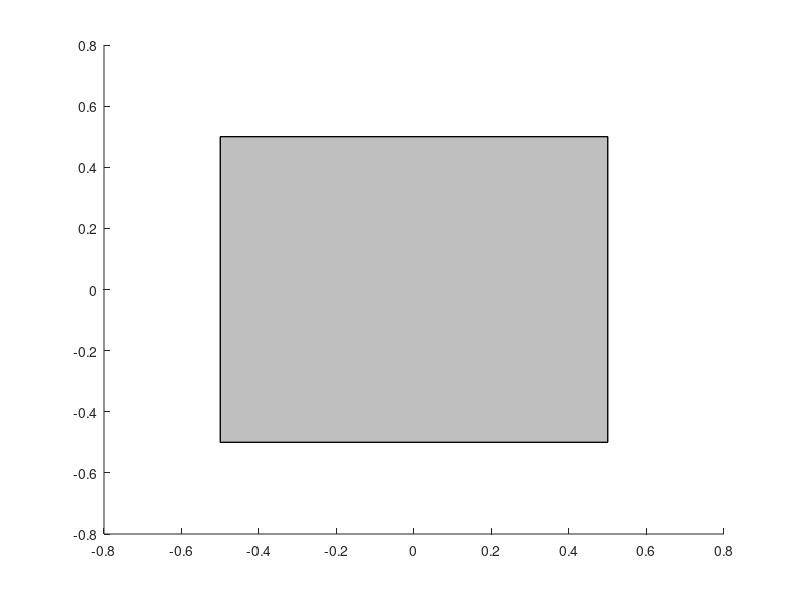

Write MATLAB code to recreate this figure.
function [CuboidHandle, verts, facs] = DrawCuboid(varargin)
% Draw Cuboid
% Draw a Cuboid using 8 rectangular faces. Places Cuboid Into Current Figure
%
% Inputs (SL, CV, R, colr, alph)
% ----------------
% SL    - [X;Y;Z] Length of Cuboid Side (SL - SideLength)
% CV    - [X;Y;Z] Center of volume
% R     - rotation matrix
% colr  - Color of cuboid; string (ex. 'r','b','g') or vector [R G B]
% alph  - Alpha transparency value of cuboid
%
% Outputs (CuboidHandle, verts, facs)
% ----------------
% CuboidHandle  = Handle for Patch Object
% verts         = 3x8 XYZ Vertices
% facs          = 6x4 Order of faces
%
%% Number of inputs and assign defaults if not specified
% Define Default Values
SL = [1;1;1];   CV = [0;0;0];   R = eye(3);   colr = [0.5 0.5 0.5];   alph = 0.5;
switch nargin
    case 0
        % All Inputs Empty Using Default Values
    case 1
        SL = varargin{1};
    case 2
        SL = varargin{1};   CV = varargin{2};
    case 3
        SL = varargin{1};   CV = varargin{2};   R = varargin{3};
    case 4
        SL = varargin{1};   CV = varargin{2};   R = varargin{3};   colr = varargin{4};
    case 5
        SL = varargin{1};   CV = varargin{2};   R = varargin{3};   colr = varargin{4};     alph = varargin{5};
    otherwise
        error('Invalid number of inputs')
end

%% Create Vertices
x = 0.5*SL(1)*[-1 1 1 -1 -1 1 1 -1]';
y = 0.5*SL(2)*[1 1 1 1 -1 -1 -1 -1]';
z = 0.5*SL(3)*[-1 -1 1 1 1 1 -1 -1]';
%% Create Faces
facs = [1 2 3 4
        5 6 7 8
        4 3 6 5
        3 2 7 6
        2 1 8 7
        1 4 5 8];
%% Rotate and Translate Vertices
verts = zeros(3,8);
for i = 1:8
    verts(1:3,i) = R*[x(i);y(i);z(i)]+R*CV;
end
%% Draw Patch Object
CuboidHandle = patch('Faces',facs,'Vertices',verts','FaceColor',colr,'FaceAlpha',alph);
end